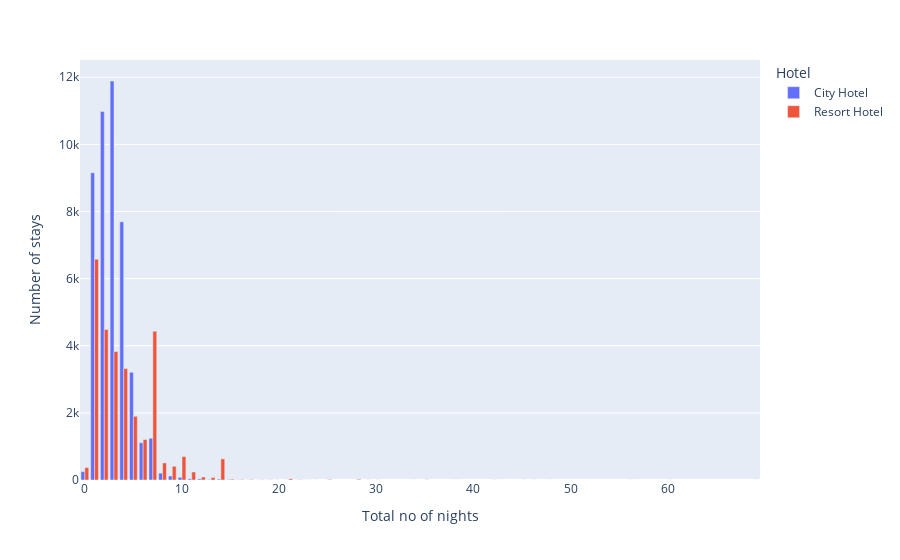

Write notebook code for a chart like this one.
### Code cell
#plot the chart

px.bar(data_frame = stay, x = 'Total no of nights', y = 'Number of stays', color = 'Hotel', barmode = 'group')

### Figure 1 — Plotly figure (JSON) as saved in the notebook; plotly's stock layout.template omitted (floating-point values rounded to 4 significant figures)
{"data": [{"alignmentgroup": "True", "hovertemplate": "Hotel=City Hotel<br>Total no of nights=%{x}<br>Number of stays=%{y}<extra></extra>", "legendgroup": "City Hotel", "marker": {"color": "#636efa", "pattern": {"shape": ""}}, "name": "City Hotel", "offsetgroup": "City Hotel", "orientation": "v", "showlegend": true, "textposition": "auto", "type": "bar", "x": [0, 1, 2, 3, 4, 5, 6, 7, 8, 9, 10, 11, 12, 13, 14, 15, 16, 17, 18, 19, 20, 21, 22, 23, 24, 34, 48], "xaxis": "x", "y": [251, 9155, 10983, 11889, 7694, 3210, 1111, 1245, 205, 119, 80, 33, 33, 15, 26, 14, 6, 4, 1, 2, 1, 1, 2, 1, 1, 1, 1], "yaxis": "y"}, {"alignmentgroup": "True", "hovertemplate": "Hotel=Resort Hotel<br>Total no of nights=%{x}<br>Number of stays=%{y}<extra></extra>", "legendgroup": "Resort Hotel", "marker": {"color": "#EF553B", "pattern": {"shape": ""}}, "name": "Resort Hotel", "offsetgroup": "Resort Hotel", "orientation": "v", "showlegend": true, "textposition": "auto", "type": "bar", "x": [0, 1, 2, 3, 4, 5, 6, 7, 8, 9, 10, 11, 12, 13, 14, 15, 16, 17, 18, 19, 21, 22, 23, 25, 28, 29, 30, 35, 38, 42, 45, 46, 56, 60, 69], "xaxis": "x", "y": [371, 6579, 4488, 3828, 3321, 1899, 1205, 4434, 509, 408, 699, 240, 89, 75, 630, 23, 12, 11, 5, 4, 35, 7, 1, 14, 22, 2, 2, 5, 1, 3, 1, 1, 1, 1, 1], "yaxis": "y"}], "layout": {"barmode": "group", "legend": {"title": {"text": "Hotel"}, "tracegroupgap": 0}, "margin": {"t": 60}, "xaxis": {"anchor": "y", "domain": [0, 1], "title": {"text": "Total no of nights"}}, "yaxis": {"anchor": "x", "domain": [0, 1], "title": {"text": "Number of stays"}}}}
